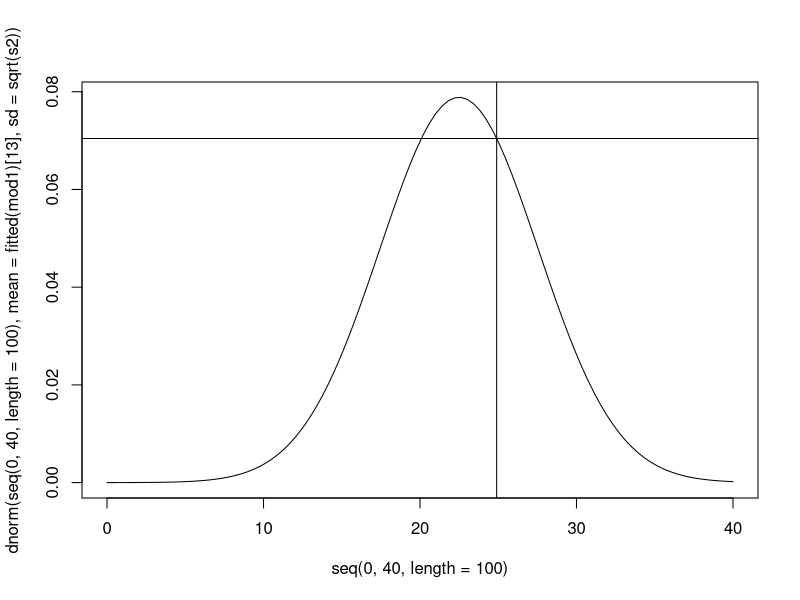

Generate this figure with R:
## ---- chunk 1
knitr::opts_chunk$set(echo = TRUE)
## ---- chunk 2
if(interactive()){
  bird1 <- read.csv("data/bird1.csv")
}else{
  bird1 <- read.csv("../../data/bird1.csv")
}
## ---- chunk 3
mod1 <- lm(weight ~ temp, data = bird1)
summary(mod1)
## ---- chunk 4
s2 <- sum(resid(mod1) ^ 2) / mod1$df.residual
s2

L1 <- 1 / sqrt(2 * pi * s2)
L2 <- exp((-1 / (2 * s2)) * (bird1$weight[13] - fitted(mod1)[13]) ^ 2)
L1 * L2

dnorm(bird1$weight[13], mean = fitted(mod1)[13], sd = sqrt(s2))

plot(seq(0, 40, length = 100),
     dnorm(seq(0, 40, length = 100), mean = fitted(mod1)[13], sd = sqrt(s2)),
     type = "l")
abline(v =  bird1$weight[13])
abline(h = dnorm(bird1$weight[13], mean = fitted(mod1)[13], sd = sqrt(s2)))
## ---- chunk 5
log(dnorm(bird1$weight[13], mean = fitted(mod1)[13], sd = sqrt(s2)))
## ---- chunk 6
L2 <- exp((-1 / (2 * s2)) * (bird1$weight - fitted(mod1)) ^ 2)
sum(log(L1 * L2))

(lik <- sum(log(
  dnorm(bird1$weight, mean = fitted(mod1), sd = sqrt(s2))
  )))
## ---- chunk 7
b0 <- 12
b1 <- 0.5
new.fit <- b0 + b1 * bird1$temp
new.resid <- bird1$weight - new.fit
new.s2 <- sum(new.resid ^ 2) / mod1$df.residual

(new.lik <-sum(log(
  dnorm(bird1$weight, mean = new.fit, sd = sqrt(new.s2))
)))
## ---- chunk 8
mod2 <- glm(weight ~ temp, data = bird1)
## ---- chunk 9
summary(mod1)
summary(mod2)
## ---- chunk 10
(sat <- sum(log(
  dnorm(bird1$weight, mean = bird1$weight, sd = sqrt(s2))
  )))
## ---- chunk 11
(D <- -2 * (lik - sat))
## ---- chunk 12
sum(resid(mod1) ^ 2)
## ---- chunk 13
D * s2
